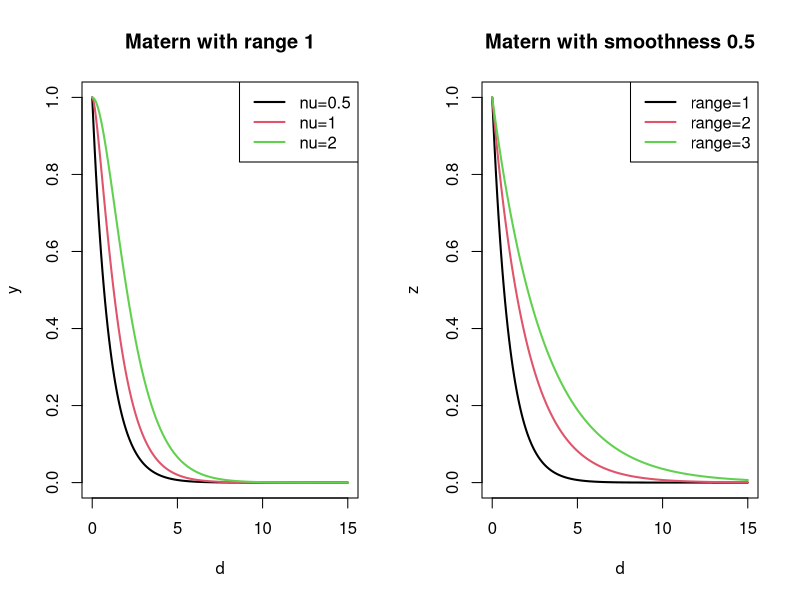
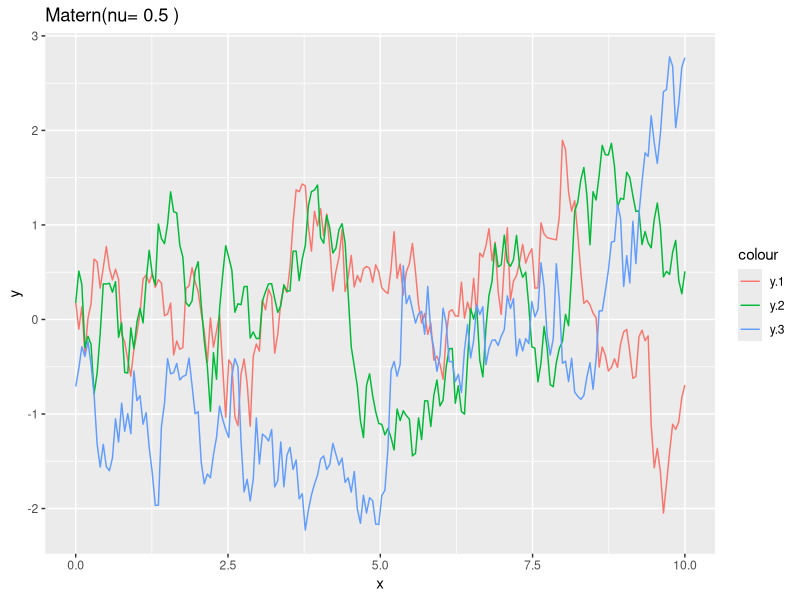
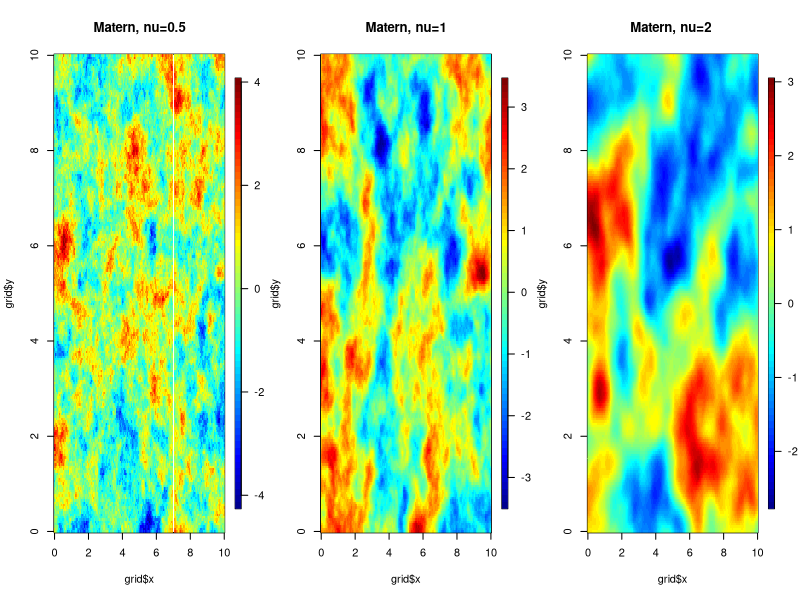

The R script that drew these images, in order:
library(MASS)
library(ggplot2)
library(fields)

##############
### Matern covariance function
d<- seq( 0, 15,length.out = 200)
y<- cbind(  Matern( d, nu=.5),
            Matern( d, nu=1.0),
            Matern( d, nu=2.0))
z<- cbind(  Matern( d, range=1),
            Matern( d, range=2),
            Matern( d, range=3))

set.panel(1,2)
matplot( d, y, type="l", lty=1, lwd=2, col=1:3, main='Matern with range 1')
legend('topright', legend=c('nu=0.5', 'nu=1', 'nu=2'), col=1:3, lty=1, lwd=2)

matplot( d, z, type="l", lty=1, lwd=2, col=1:3, main='Matern with smoothness 0.5')
legend('topright', legend=c('range=1', 'range=2', 'range=3'), col=1:3, lty=1, lwd=2)

dev.off()


##############
### 1D GP with Matern
set.seed(123)

d<- seq( 0, 10,length.out =  200)
nu=.5 # 1 1.5
range=1

my.Matern=function(d1,d2){
    Matern(abs(d1-d2), range=range, nu=nu)
}
my.cov=outer (d,d, my.Matern)

gp = mvrnorm(3, mu=rep(0, length(d)), Sigma = my.cov) 
my.gp = data.frame(x=d,y=t(gp))

ggplot(my.gp, aes(x=x))+
    geom_line(aes(y = y.1, colour = "y.1")) + 
    geom_line(aes(y = y.2, colour = "y.2")) + 
    geom_line(aes(y = y.3, colour = "y.3")) +
    ylab('y') + ggtitle(paste("Matern(nu=", nu,")"))
dev.off()
##############
### 2D GP with Matern

grid<- list( x= seq( 0,10,length.out = 200), y= seq(0,10,length.out = 200)) 

obj1<-matern.image.cov( grid=grid, theta=.5, smoothness=.5, setup=TRUE)
look1<- sim.rf( obj1)

obj2<-matern.image.cov( grid=grid, theta=.5, smoothness=1, setup=TRUE)
look2<- sim.rf( obj2)

obj3<-matern.image.cov( grid=grid, theta=.5, smoothness=2, setup=TRUE)
look3<- sim.rf( obj3)


# take a look at first two  
set.panel(1,3)
image.plot( grid$x, grid$y, look1) 
title("Matern, nu=0.5")
image.plot( grid$x, grid$y, look2) 
title("Matern, nu=1")
image.plot( grid$x, grid$y, look3) 
title("Matern, nu=2 ")

dev.off()
